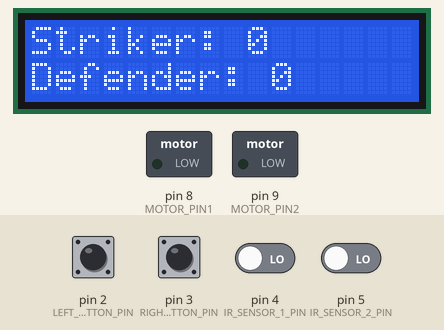
Simulated run of this sketch. Board: Arduino Uno, built with avr-gcc and run on an emulated ATmega328P. Shown: 16×2 character LCD, switched loads named in the sketch (green lamp = pin HIGH). The inputs (shaded band) are chosen by the test bench; at power-on: pin 2 (LEFT_BUTTON_PIN), pin 3 (RIGHT_BUTTON_PIN) HIGH, pin 4 (IR_SENSOR_1_PIN), pin 5 (IR_SENSOR_2_PIN) LOW. What the sketch prints to the serial monitor is not drawn. At 1.8 s the program stops and its outputs stay as they are.

Above: at 1.2 s.
1.3 s: pin 4 (IR_SENSOR_1_PIN) driven HIGH
At 1.76 s:
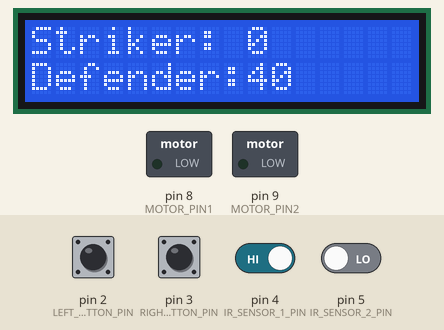
At 2.8 s:
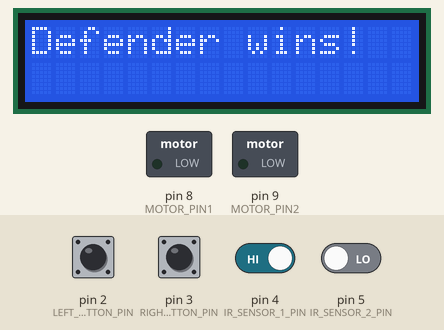
Timing chart, 0 to 3.3 s (numbered marks = the images above; inputs shaded):
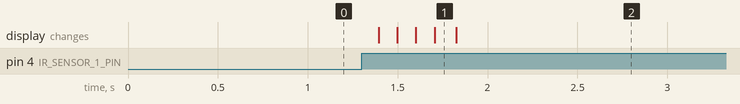

The sketch:

Air_Hockey.ino
```cpp
#include <LiquidCrystal_I2C.h>

// Pin Definitions
#define LEFT_BUTTON_PIN   2
#define RIGHT_BUTTON_PIN  3
#define IR_SENSOR_1_PIN   4
#define IR_SENSOR_2_PIN   5
#define MOTOR_PIN1 8
#define MOTOR_PIN2 9

// Constants
#define WINNING_SCORE 5

// Global Variables
int strikerScore = 0;
int defenderScore = 0;

// Initialize LCD
LiquidCrystal_I2C lcd(0x27, 16, 2);  // I2C address may vary, use LCD's address

void setup() {
  // Initialize Serial
  Serial.begin(9600);

  // Initialize LCD
  lcd.begin(16, 2);
  lcd.print("Striker: 0   ");
  lcd.setCursor(0, 1);
  lcd.print("Defender: 0   ");

  // Initialize Pins
  pinMode(LEFT_BUTTON_PIN, INPUT_PULLUP);
  pinMode(RIGHT_BUTTON_PIN, INPUT_PULLUP);
  pinMode(IR_SENSOR_1_PIN, INPUT);
  pinMode(IR_SENSOR_2_PIN, INPUT);
  pinMode(MOTOR_PIN1, OUTPUT);
  pinMode(MOTOR_PIN2, OUTPUT);
}

void loop() {
  // Read button states
  bool isLeftButtonPressed = digitalRead(LEFT_BUTTON_PIN) == LOW;
  bool isRightButtonPressed = digitalRead(RIGHT_BUTTON_PIN) == LOW;

  // Move motor based on button states
  if (isLeftButtonPressed) {
    moveMotorLeft();
  } else if (isRightButtonPressed) {
    moveMotorRight();
  } else {
    stopMotor();
  }

  // Check if ball passes sensors
  bool isBallPassedSensor1 = digitalRead(IR_SENSOR_1_PIN) == HIGH;
  bool isBallPassedSensor2 = digitalRead(IR_SENSOR_2_PIN) == HIGH;

  // Update scores and display
  if (isBallPassedSensor1 && isBallPassedSensor2) {
    strikerScore++;
    updateScoreDisplay(strikerScore, defenderScore);
  } else if (isBallPassedSensor1) {
    defenderScore++;
    updateScoreDisplay(strikerScore, defenderScore);
  }

  // Check for game over condition
  if (strikerScore >= WINNING_SCORE || defenderScore >= WINNING_SCORE) {
    displayWinner();
    while (true) {
      // Stay in an infinite loop to prevent further execution
    }
  }

  delay(100);  // Delay for stability
}

void moveMotorLeft() {
  digitalWrite(8, HIGH);
  digitalWrite(9, LOW);
  Serial.println("Moving motor left");
}

void moveMotorRight() {
  digitalWrite(9, HIGH);
  digitalWrite(8, LOW);
  Serial.println("Moving motor right");
}

void stopMotor() {
  digitalWrite(9, LOW);
  digitalWrite(8, LOW);
  Serial.println("Stopping motor");
}

void updateScoreDisplay(int strikerScore, int defenderScore) {
  lcd.setCursor(9, 0);
  lcd.print(strikerScore);
  lcd.setCursor(9, 1);
  lcd.print(defenderScore);
}

void displayWinner() {
  lcd.clear();
  if (strikerScore >= WINNING_SCORE) {
    lcd.print("Striker wins!");
  } else {
    lcd.print("Defender wins!");
  }
}
```

Measured:
- after the input at 1.3 s, the display: first changes after 0.09 s (image 1 shows a later state)
